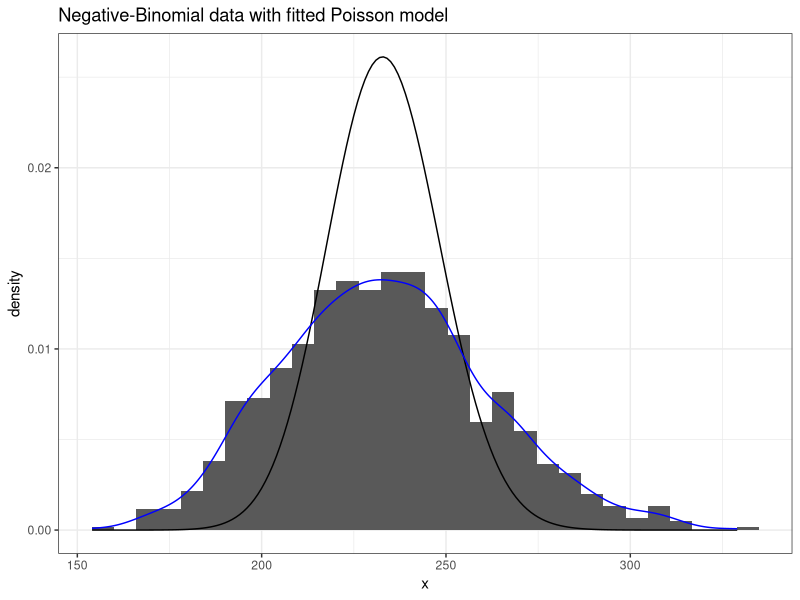
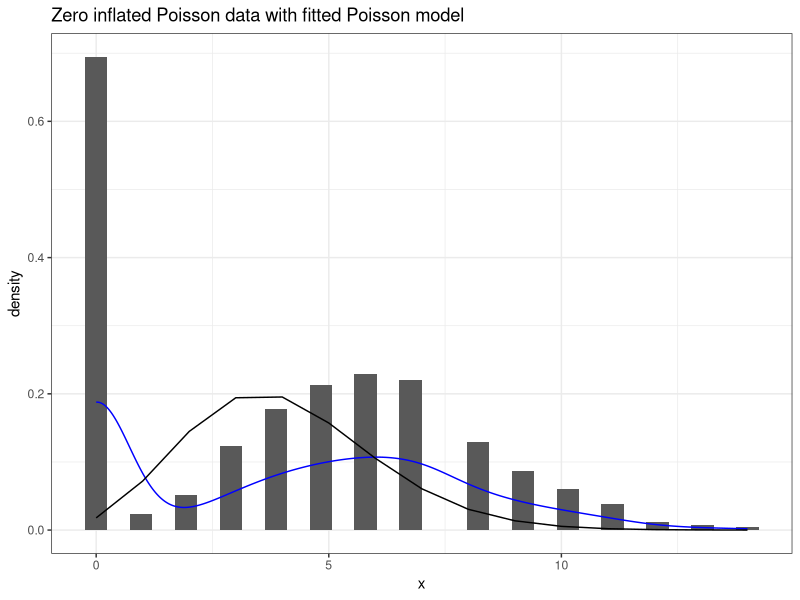

These figures' R source, in order:
## ---- chunk 1
#| include: false

library(tidyverse); theme_set(theme_bw())
library(flextable)
## ---- chunk 2
#| fig-width: 5
#| fig-height: 2.5

set.seed(7)

nb_data <- rnbinom(1000, 100, .3)

vals <- seq(min(nb_data), max(nb_data))
pois_est <- tibble(x = vals, y = dpois(x, mean(nb_data)))

tibble(x = nb_data) |> 
  ggplot(aes(x)) + 
  geom_histogram(aes(y = after_stat(density))) +
  geom_line(data = pois_est, aes(x = x, y = y)) +
  geom_density(color = "blue") +
  labs(
    title = "Negative-Binomial data with fitted Poisson model"
  )
## ---- chunk 3
#| fig-width: 5
#| fig-height: 2.5


pois_data <- rpois(1000, 6)
zip_data <- c(pois_data, rep(0, 500))

N <- max(pois_data) + 1

tibble(x = zip_data) |> 
  ggplot(aes(x)) +
  geom_histogram(aes(y = after_stat(density))) +
  geom_density(color = "blue") +
  geom_function(fun = dpois, args = list(lambda = mean(zip_data)), n = N) +
  labs(
    title = "Zero inflated Poisson data with fitted Poisson model"
  )
## ---- chunk 4
tribble(
  ~Model, ~Poisson, ~NB, ~GP,
  "DIC", 1291.8, 1273.9, 1265.6
) |> 
  flextable()
## ---- chunk 5
tribble(
  ~Model, ~DP, ~NB, ~CMP,
  "AIC", 3268.2, 3199.2, NA,
  "MSPE", 2.62, 2.727, 2.73 
) |> 
  flextable()
## ---- chunk 6
tribble(
  ~Model, ~Poisson, ~NB, ~CMP,
  "DIC", 1362.39, 1350.67, 1348.87
) |>
  flextable()
## ---- chunk 7
tribble(
  ~Model, ~CMP, ~Poisson, ~"Neg-Bin",
  "AIC", 5073, 5589, 5077
) |>
  flextable()
